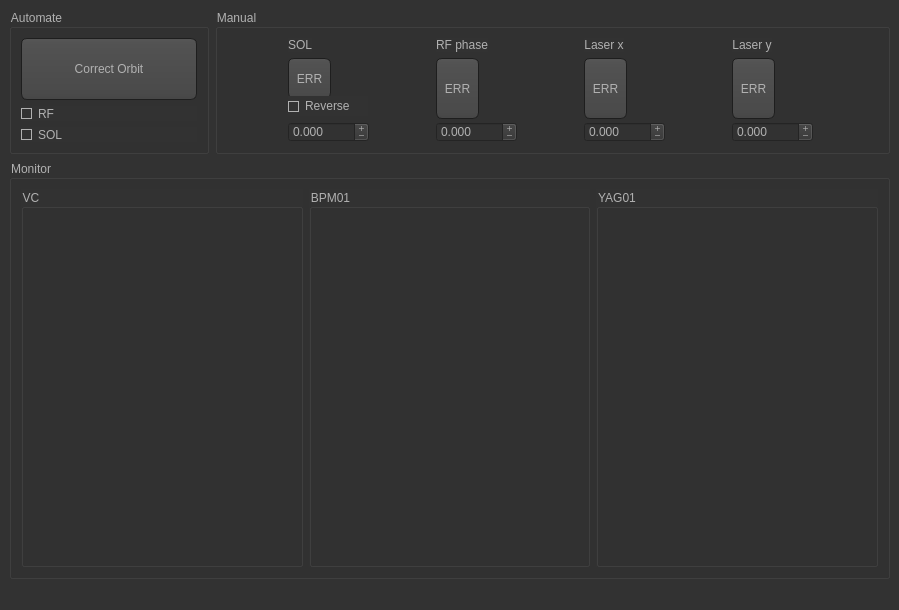
<?xml version="1.0" encoding="UTF-8"?>
<ui version="4.0">
 <class>MainWindow</class>
 <widget class="QMainWindow" name="MainWindow">
  <property name="geometry">
   <rect>
    <x>0</x>
    <y>0</y>
    <width>899</width>
    <height>610</height>
   </rect>
  </property>
  <property name="sizePolicy">
   <sizepolicy hsizetype="Minimum" vsizetype="Minimum">
    <horstretch>0</horstretch>
    <verstretch>0</verstretch>
   </sizepolicy>
  </property>
  <property name="windowTitle">
   <string>MainWindow</string>
  </property>
  <property name="styleSheet">
   <string notr="true">QToolTip
{
     border: 1px solid black;
     background-color: #ffa02f;
     padding: 1px;
     border-radius: 3px;
     opacity: 100;
}

QWidget
{
    color: #b1b1b1;
    background-color: #323232;
}

QWidget:item:hover
{
    background-color: QLinearGradient( x1: 0, y1: 0, x2: 0, y2: 1, stop: 0 #ffa02f, stop: 1 #ca0619);
    color: #000000;
}

QWidget:item:selected
{
    background-color: QLinearGradient( x1: 0, y1: 0, x2: 0, y2: 1, stop: 0 #ffa02f, stop: 1 #d7801a);
}

QMenuBar::item
{
    background: transparent;
}

QMenuBar::item:selected
{
    background: transparent;
    border: 1px solid #ffaa00;
}

QMenuBar::item:pressed
{
    background: #444;
    border: 1px solid #000;
    background-color: QLinearGradient(
        x1:0, y1:0,
        x2:0, y2:1,
        stop:1 #212121,
        stop:0.4 #343434/*,
        stop:0.2 #343434,
        stop:0.1 #ffaa00*/
    );
    margin-bottom:-1px;
    padding-bottom:1px;
}

QMenu
{
    border: 1px solid #000;
}

QMenu::item
{
    padding: 2px 20px 2px 20px;
}

QMenu::item:selected
{
    color: #000000;
}

QWidget:disabled
{
    color: #404040;
    background-color: #323232;
}

QAbstractItemView
{
    background-color: QLinearGradient( x1: 0, y1: 0, x2: 0, y2: 1, stop: 0 #4d4d4d, stop: 0.1 #646464, stop: 1 #5d5d5d);
}

QWidget:focus
{
    /*border: 2px solid QLinearGradient( x1: 0, y1: 0, x2: 0, y2: 1, stop: 0 #ffa02f, stop: 1 #d7801a);*/
}

QLineEdit
{
    background-color: QLinearGradient( x1: 0, y1: 0, x2: 0, y2: 1, stop: 0 #4d4d4d, stop: 0 #646464, stop: 1 #5d5d5d);
    padding: 1px;
    border-style: solid;
    border: 1px solid #1e1e1e;
    border-radius: 5;
}

QPushButton
{
    color: #b1b1b1;
    background-color: QLinearGradient( x1: 0, y1: 0, x2: 0, y2: 1, stop: 0 #565656, stop: 0.1 #525252, stop: 0.5 #4e4e4e, stop: 0.9 #4a4a4a, stop: 1 #464646);
    border-width: 1px;
    border-color: #1e1e1e;
    border-style: solid;
    border-radius: 6;
    padding: 3px;
    font-size: 12px;
    padding-left: 5px;
    padding-right: 5px;
}

QPushButton:pressed
{
    background-color: QLinearGradient( x1: 0, y1: 0, x2: 0, y2: 1, stop: 0 #2d2d2d, stop: 0.1 #2b2b2b, stop: 0.5 #292929, stop: 0.9 #282828, stop: 1 #252525);
}

QComboBox
{
    selection-background-color: #ffaa00;
    background-color: QLinearGradient( x1: 0, y1: 0, x2: 0, y2: 1, stop: 0 #565656, stop: 0.1 #525252, stop: 0.5 #4e4e4e, stop: 0.9 #4a4a4a, stop: 1 #464646);
    border-style: solid;
    border: 1px solid #1e1e1e;
    border-radius: 5;
}

QComboBox:hover,QPushButton:hover
{
    border: 2px solid QLinearGradient( x1: 0, y1: 0, x2: 0, y2: 1, stop: 0 #ffa02f, stop: 1 #d7801a);
}


QComboBox:on
{
    padding-top: 3px;
    padding-left: 4px;
    background-color: QLinearGradient( x1: 0, y1: 0, x2: 0, y2: 1, stop: 0 #2d2d2d, stop: 0.1 #2b2b2b, stop: 0.5 #292929, stop: 0.9 #282828, stop: 1 #252525);
    selection-background-color: #ffaa00;
}

QComboBox QAbstractItemView
{
    border: 2px solid darkgray;
    selection-background-color: QLinearGradient( x1: 0, y1: 0, x2: 0, y2: 1, stop: 0 #ffa02f, stop: 1 #d7801a);
}

QComboBox::drop-down
{
     subcontrol-origin: padding;
     subcontrol-position: top right;
     width: 15px;

     border-left-width: 0px;
     border-left-color: darkgray;
     border-left-style: solid; /* just a single line */
     border-top-right-radius: 3px; /* same radius as the QComboBox */
     border-bottom-right-radius: 3px;
 }

QComboBox::down-arrow
{
     image: url(:/down_arrow.png);
}

QGroupBox:focus
{
border: 2px solid QLinearGradient( x1: 0, y1: 0, x2: 0, y2: 1, stop: 0 #ffa02f, stop: 1 #d7801a);
}

QTextEdit:focus
{
    border: 2px solid QLinearGradient( x1: 0, y1: 0, x2: 0, y2: 1, stop: 0 #ffa02f, stop: 1 #d7801a);
}

QScrollBar:horizontal {
     border: 1px solid #222222;
     background: QLinearGradient( x1: 0, y1: 0, x2: 0, y2: 1, stop: 0.0 #121212, stop: 0.2 #282828, stop: 1 #484848);
     height: 7px;
     margin: 0px 16px 0 16px;
}

QScrollBar::handle:horizontal
{
      background: QLinearGradient( x1: 0, y1: 0, x2: 1, y2: 0, stop: 0 #ffa02f, stop: 0.5 #d7801a, stop: 1 #ffa02f);
      min-height: 20px;
      border-radius: 2px;
}

QScrollBar::add-line:horizontal {
      border: 1px solid #1b1b19;
      border-radius: 2px;
      background: QLinearGradient( x1: 0, y1: 0, x2: 1, y2: 0, stop: 0 #ffa02f, stop: 1 #d7801a);
      width: 14px;
      subcontrol-position: right;
      subcontrol-origin: margin;
}

QScrollBar::sub-line:horizontal {
      border: 1px solid #1b1b19;
      border-radius: 2px;
      background: QLinearGradient( x1: 0, y1: 0, x2: 1, y2: 0, stop: 0 #ffa02f, stop: 1 #d7801a);
      width: 14px;
     subcontrol-position: left;
     subcontrol-origin: margin;
}

QScrollBar::right-arrow:horizontal, QScrollBar::left-arrow:horizontal
{
      border: 1px solid black;
      width: 1px;
      height: 1px;
      background: white;
}

QScrollBar::add-page:horizontal, QScrollBar::sub-page:horizontal
{
      background: none;
}

QScrollBar:vertical
{
      background: QLinearGradient( x1: 0, y1: 0, x2: 1, y2: 0, stop: 0.0 #121212, stop: 0.2 #282828, stop: 1 #484848);
      width: 7px;
      margin: 16px 0 16px 0;
      border: 1px solid #222222;
}

QScrollBar::handle:vertical
{
      background: QLinearGradient( x1: 0, y1: 0, x2: 0, y2: 1, stop: 0 #ffa02f, stop: 0.5 #d7801a, stop: 1 #ffa02f);
      min-height: 20px;
      border-radius: 2px;
}

QScrollBar::add-line:vertical
{
      border: 1px solid #1b1b19;
      border-radius: 2px;
      background: QLinearGradient( x1: 0, y1: 0, x2: 0, y2: 1, stop: 0 #ffa02f, stop: 1 #d7801a);
      height: 14px;
      subcontrol-position: bottom;
      subcontrol-origin: margin;
}

QScrollBar::sub-line:vertical
{
      border: 1px solid #1b1b19;
      border-radius: 2px;
      background: QLinearGradient( x1: 0, y1: 0, x2: 0, y2: 1, stop: 0 #d7801a, stop: 1 #ffa02f);
      height: 14px;
      subcontrol-position: top;
      subcontrol-origin: margin;
}

QScrollBar::up-arrow:vertical, QScrollBar::down-arrow:vertical
{
      border: 1px solid black;
      width: 1px;
      height: 1px;
      background: white;
}


QScrollBar::add-page:vertical, QScrollBar::sub-page:vertical
{
      background: none;
}

QTextEdit
{
    background-color: #242424;
}

QPlainTextEdit
{
    background-color: #242424;
}

QHeaderView::section
{
    background-color: QLinearGradient(x1:0, y1:0, x2:0, y2:1, stop:0 #616161, stop: 0.5 #505050, stop: 0.6 #434343, stop:1 #656565);
    color: white;
    padding-left: 4px;
    border: 1px solid #6c6c6c;
}

QCheckBox:disabled
{
color: #414141;
}

QDockWidget::title
{
    text-align: center;
    spacing: 3px; /* spacing between items in the tool bar */
    background-color: QLinearGradient(x1:0, y1:0, x2:0, y2:1, stop:0 #323232, stop: 0.5 #242424, stop:1 #323232);
}

QDockWidget::close-button, QDockWidget::float-button
{
    text-align: center;
    spacing: 1px; /* spacing between items in the tool bar */
    background-color: QLinearGradient(x1:0, y1:0, x2:0, y2:1, stop:0 #323232, stop: 0.5 #242424, stop:1 #323232);
}

QDockWidget::close-button:hover, QDockWidget::float-button:hover
{
    background: #242424;
}

QDockWidget::close-button:pressed, QDockWidget::float-button:pressed
{
    padding: 1px -1px -1px 1px;
}

QMainWindow::separator
{
    background-color: QLinearGradient(x1:0, y1:0, x2:0, y2:1, stop:0 #161616, stop: 0.5 #151515, stop: 0.6 #212121, stop:1 #343434);
    color: white;
    padding-left: 4px;
    border: 1px solid #4c4c4c;
    spacing: 3px; /* spacing between items in the tool bar */
}

QMainWindow::separator:hover
{

    background-color: QLinearGradient(x1:0, y1:0, x2:0, y2:1, stop:0 #d7801a, stop:0.5 #b56c17 stop:1 #ffa02f);
    color: white;
    padding-left: 4px;
    border: 1px solid #6c6c6c;
    spacing: 3px; /* spacing between items in the tool bar */
}

QToolBar::handle
{
     spacing: 3px; /* spacing between items in the tool bar */
     background: url(:/images/handle.png);
}

QMenu::separator
{
    height: 2px;
    background-color: QLinearGradient(x1:0, y1:0, x2:0, y2:1, stop:0 #161616, stop: 0.5 #151515, stop: 0.6 #212121, stop:1 #343434);
    color: white;
    padding-left: 4px;
    margin-left: 10px;
    margin-right: 5px;
}

QProgressBar
{
    border: 2px solid grey;
    border-radius: 5px;
    text-align: center;
}

QProgressBar::chunk
{
    background-color: #d7801a;
    width: 2.15px;
    margin: 0.5px;
}

QTabBar::tab {
    color: #b1b1b1;
    border: 1px solid #444;
    border-bottom-style: none;
    background-color: #323232;
    padding-left: 10px;
    padding-right: 10px;
    padding-top: 3px;
    padding-bottom: 2px;
    margin-right: -1px;
}

QTabWidget::pane {
    border: 1px solid #444;
    top: 1px;
}

QTabBar::tab:last
{
    margin-right: 0; /* the last selected tab has nothing to overlap with on the right */
    border-top-right-radius: 3px;
}

QTabBar::tab:first:!selected
{
 margin-left: 0px; /* the last selected tab has nothing to overlap with on the right */


    border-top-left-radius: 3px;
}

QTabBar::tab:!selected
{
    color: #b1b1b1;
    border-bottom-style: solid;
    margin-top: 3px;
    background-color: QLinearGradient(x1:0, y1:0, x2:0, y2:1, stop:1 #212121, stop:.4 #343434);
}

QTabBar::tab:selected
{
    border-top-left-radius: 3px;
    border-top-right-radius: 3px;
    margin-bottom: 0px;
}

QTabBar::tab:!selected:hover
{
    /*border-top: 2px solid #ffaa00;
    padding-bottom: 3px;*/
    border-top-left-radius: 3px;
    border-top-right-radius: 3px;
    background-color: QLinearGradient(x1:0, y1:0, x2:0, y2:1, stop:1 #212121, stop:0.4 #343434, stop:0.2 #343434, stop:0.1 #ffaa00);
}

QRadioButton::indicator:checked, QRadioButton::indicator:unchecked{
    color: #b1b1b1;
    background-color: #323232;
    border: 1px solid #b1b1b1;
    border-radius: 6px;
}

QRadioButton::indicator:checked
{
    background-color: qradialgradient(
        cx: 0.5, cy: 0.5,
        fx: 0.5, fy: 0.5,
        radius: 1.0,
        stop: 0.25 #ffaa00,
        stop: 0.3 #323232
    );
}

QCheckBox::indicator{
    color: #b1b1b1;
    background-color: #323232;
    border: 1px solid #b1b1b1;
    width: 9px;
    height: 9px;
}

QRadioButton::indicator
{
    border-radius: 6px;
}

QRadioButton::indicator:hover, QCheckBox::indicator:hover
{
    border: 1px solid #ffaa00;
}

QCheckBox::indicator:checked
{
    background-color: qradialgradient(
        cx: 0.5, cy: 0.5,
        fx: 0.5, fy: 0.5,
        radius: 1.0,
        stop: 0.25 #ffaa00,
        stop: 0.3 #323232
    );
    image:url(:/images/checkbox.png);
}

QCheckBox::indicator:disabled, QRadioButton::indicator:disabled
{
    border: 1px solid #444;
}</string>
  </property>
  <widget class="QWidget" name="centralwidget">
   <layout class="QGridLayout" name="gridLayout_2">
    <item row="0" column="0">
     <widget class="QGroupBox" name="autogroupBox">
      <property name="sizePolicy">
       <sizepolicy hsizetype="Preferred" vsizetype="MinimumExpanding">
        <horstretch>0</horstretch>
        <verstretch>0</verstretch>
       </sizepolicy>
      </property>
      <property name="maximumSize">
       <size>
        <width>200</width>
        <height>145</height>
       </size>
      </property>
      <property name="title">
       <string>Automate</string>
      </property>
      <layout class="QVBoxLayout" name="verticalLayout">
       <item>
        <widget class="QPushButton" name="autopushButton">
         <property name="enabled">
          <bool>true</bool>
         </property>
         <property name="sizePolicy">
          <sizepolicy hsizetype="MinimumExpanding" vsizetype="Minimum">
           <horstretch>0</horstretch>
           <verstretch>0</verstretch>
          </sizepolicy>
         </property>
         <property name="minimumSize">
          <size>
           <width>2</width>
           <height>2</height>
          </size>
         </property>
         <property name="maximumSize">
          <size>
           <width>281</width>
           <height>150</height>
          </size>
         </property>
         <property name="text">
          <string>Correct Orbit</string>
         </property>
        </widget>
       </item>
       <item>
        <widget class="QCheckBox" name="checkBox_2">
         <property name="text">
          <string>RF</string>
         </property>
        </widget>
       </item>
       <item>
        <widget class="QCheckBox" name="checkBox">
         <property name="text">
          <string>SOL</string>
         </property>
        </widget>
       </item>
      </layout>
     </widget>
    </item>
    <item row="0" column="1">
     <widget class="QGroupBox" name="manualgroupBox">
      <property name="maximumSize">
       <size>
        <width>16777215</width>
        <height>145</height>
       </size>
      </property>
      <property name="title">
       <string>Manual</string>
      </property>
      <layout class="QGridLayout" name="gridLayout">
       <item row="0" column="0">
        <widget class="QLabel" name="SOLlabel">
         <property name="sizePolicy">
          <sizepolicy hsizetype="Fixed" vsizetype="Fixed">
           <horstretch>0</horstretch>
           <verstretch>0</verstretch>
          </sizepolicy>
         </property>
         <property name="text">
          <string>SOL</string>
         </property>
         <property name="alignment">
          <set>Qt::AlignCenter</set>
         </property>
        </widget>
       </item>
       <item row="0" column="1">
        <widget class="QLabel" name="name_5">
         <property name="sizePolicy">
          <sizepolicy hsizetype="Fixed" vsizetype="Fixed">
           <horstretch>0</horstretch>
           <verstretch>0</verstretch>
          </sizepolicy>
         </property>
         <property name="text">
          <string>RF phase</string>
         </property>
         <property name="alignment">
          <set>Qt::AlignCenter</set>
         </property>
        </widget>
       </item>
       <item row="0" column="2">
        <widget class="QLabel" name="name_3">
         <property name="sizePolicy">
          <sizepolicy hsizetype="Fixed" vsizetype="Fixed">
           <horstretch>0</horstretch>
           <verstretch>0</verstretch>
          </sizepolicy>
         </property>
         <property name="text">
          <string>Laser x</string>
         </property>
         <property name="alignment">
          <set>Qt::AlignCenter</set>
         </property>
        </widget>
       </item>
       <item row="0" column="3">
        <widget class="QLabel" name="name_6">
         <property name="sizePolicy">
          <sizepolicy hsizetype="Fixed" vsizetype="Fixed">
           <horstretch>0</horstretch>
           <verstretch>0</verstretch>
          </sizepolicy>
         </property>
         <property name="text">
          <string>Laser y</string>
         </property>
         <property name="alignment">
          <set>Qt::AlignCenter</set>
         </property>
        </widget>
       </item>
       <item row="1" column="0">
        <widget class="QPushButton" name="Mag_PSU_State_Button">
         <property name="sizePolicy">
          <sizepolicy hsizetype="Fixed" vsizetype="Fixed">
           <horstretch>0</horstretch>
           <verstretch>0</verstretch>
          </sizepolicy>
         </property>
         <property name="minimumSize">
          <size>
           <width>43</width>
           <height>41</height>
          </size>
         </property>
         <property name="maximumSize">
          <size>
           <width>40</width>
           <height>16777215</height>
          </size>
         </property>
         <property name="text">
          <string>ERR</string>
         </property>
         <property name="autoDefault">
          <bool>false</bool>
         </property>
         <property name="default">
          <bool>false</bool>
         </property>
        </widget>
       </item>
       <item row="1" column="1" rowspan="2">
        <widget class="QPushButton" name="Mag_PSU_State_Button_5">
         <property name="sizePolicy">
          <sizepolicy hsizetype="Fixed" vsizetype="Fixed">
           <horstretch>0</horstretch>
           <verstretch>0</verstretch>
          </sizepolicy>
         </property>
         <property name="minimumSize">
          <size>
           <width>43</width>
           <height>61</height>
          </size>
         </property>
         <property name="maximumSize">
          <size>
           <width>40</width>
           <height>16777215</height>
          </size>
         </property>
         <property name="text">
          <string>ERR</string>
         </property>
         <property name="autoDefault">
          <bool>false</bool>
         </property>
         <property name="default">
          <bool>false</bool>
         </property>
        </widget>
       </item>
       <item row="1" column="2" rowspan="2">
        <widget class="QPushButton" name="Mag_PSU_State_Button_3">
         <property name="sizePolicy">
          <sizepolicy hsizetype="Fixed" vsizetype="Fixed">
           <horstretch>0</horstretch>
           <verstretch>0</verstretch>
          </sizepolicy>
         </property>
         <property name="minimumSize">
          <size>
           <width>43</width>
           <height>61</height>
          </size>
         </property>
         <property name="maximumSize">
          <size>
           <width>40</width>
           <height>16777215</height>
          </size>
         </property>
         <property name="text">
          <string>ERR</string>
         </property>
         <property name="autoDefault">
          <bool>false</bool>
         </property>
         <property name="default">
          <bool>false</bool>
         </property>
        </widget>
       </item>
       <item row="1" column="3" rowspan="2">
        <widget class="QPushButton" name="Mag_PSU_State_Button_6">
         <property name="sizePolicy">
          <sizepolicy hsizetype="Fixed" vsizetype="Fixed">
           <horstretch>0</horstretch>
           <verstretch>0</verstretch>
          </sizepolicy>
         </property>
         <property name="minimumSize">
          <size>
           <width>43</width>
           <height>61</height>
          </size>
         </property>
         <property name="maximumSize">
          <size>
           <width>40</width>
           <height>16777215</height>
          </size>
         </property>
         <property name="text">
          <string>ERR</string>
         </property>
         <property name="autoDefault">
          <bool>false</bool>
         </property>
         <property name="default">
          <bool>false</bool>
         </property>
        </widget>
       </item>
       <item row="2" column="0">
        <widget class="QCheckBox" name="checkBox_3">
         <property name="minimumSize">
          <size>
           <width>41</width>
           <height>20</height>
          </size>
         </property>
         <property name="maximumSize">
          <size>
           <width>80</width>
           <height>20</height>
          </size>
         </property>
         <property name="text">
          <string>Reverse</string>
         </property>
        </widget>
       </item>
       <item row="3" column="0">
        <widget class="QDoubleSpinBox" name="SIValue">
         <property name="sizePolicy">
          <sizepolicy hsizetype="Fixed" vsizetype="Fixed">
           <horstretch>0</horstretch>
           <verstretch>0</verstretch>
          </sizepolicy>
         </property>
         <property name="minimumSize">
          <size>
           <width>41</width>
           <height>20</height>
          </size>
         </property>
         <property name="buttonSymbols">
          <enum>QAbstractSpinBox::PlusMinus</enum>
         </property>
         <property name="decimals">
          <number>3</number>
         </property>
         <property name="minimum">
          <double>-1000.000000000000000</double>
         </property>
         <property name="maximum">
          <double>1000.000000000000000</double>
         </property>
         <property name="singleStep">
          <double>0.001000000000000</double>
         </property>
        </widget>
       </item>
       <item row="3" column="1">
        <widget class="QDoubleSpinBox" name="SIValue_5">
         <property name="sizePolicy">
          <sizepolicy hsizetype="Fixed" vsizetype="Fixed">
           <horstretch>0</horstretch>
           <verstretch>0</verstretch>
          </sizepolicy>
         </property>
         <property name="minimumSize">
          <size>
           <width>41</width>
           <height>20</height>
          </size>
         </property>
         <property name="buttonSymbols">
          <enum>QAbstractSpinBox::PlusMinus</enum>
         </property>
         <property name="decimals">
          <number>3</number>
         </property>
         <property name="minimum">
          <double>-1000.000000000000000</double>
         </property>
         <property name="maximum">
          <double>1000.000000000000000</double>
         </property>
         <property name="singleStep">
          <double>0.001000000000000</double>
         </property>
        </widget>
       </item>
       <item row="3" column="2">
        <widget class="QDoubleSpinBox" name="SIValue_3">
         <property name="sizePolicy">
          <sizepolicy hsizetype="Fixed" vsizetype="Fixed">
           <horstretch>0</horstretch>
           <verstretch>0</verstretch>
          </sizepolicy>
         </property>
         <property name="minimumSize">
          <size>
           <width>41</width>
           <height>20</height>
          </size>
         </property>
         <property name="buttonSymbols">
          <enum>QAbstractSpinBox::PlusMinus</enum>
         </property>
         <property name="decimals">
          <number>3</number>
         </property>
         <property name="minimum">
          <double>-1000.000000000000000</double>
         </property>
         <property name="maximum">
          <double>1000.000000000000000</double>
         </property>
         <property name="singleStep">
          <double>0.001000000000000</double>
         </property>
        </widget>
       </item>
       <item row="3" column="3">
        <widget class="QDoubleSpinBox" name="SIValue_6">
         <property name="sizePolicy">
          <sizepolicy hsizetype="Fixed" vsizetype="Fixed">
           <horstretch>0</horstretch>
           <verstretch>0</verstretch>
          </sizepolicy>
         </property>
         <property name="minimumSize">
          <size>
           <width>41</width>
           <height>20</height>
          </size>
         </property>
         <property name="buttonSymbols">
          <enum>QAbstractSpinBox::PlusMinus</enum>
         </property>
         <property name="decimals">
          <number>3</number>
         </property>
         <property name="minimum">
          <double>-1000.000000000000000</double>
         </property>
         <property name="maximum">
          <double>1000.000000000000000</double>
         </property>
         <property name="singleStep">
          <double>0.001000000000000</double>
         </property>
        </widget>
       </item>
      </layout>
      <zorder>name_3</zorder>
      <zorder>SIValue_3</zorder>
      <zorder>Mag_PSU_State_Button_3</zorder>
      <zorder>name_6</zorder>
      <zorder>SIValue_6</zorder>
      <zorder>Mag_PSU_State_Button_6</zorder>
      <zorder>SOLlabel</zorder>
      <zorder>SIValue</zorder>
      <zorder>Mag_PSU_State_Button</zorder>
      <zorder>name_5</zorder>
      <zorder>SIValue_5</zorder>
      <zorder>Mag_PSU_State_Button_5</zorder>
      <zorder>checkBox_3</zorder>
     </widget>
    </item>
    <item row="1" column="0" colspan="2">
     <widget class="QGroupBox" name="monitorgroupBox">
      <property name="enabled">
       <bool>true</bool>
      </property>
      <property name="sizePolicy">
       <sizepolicy hsizetype="Minimum" vsizetype="Maximum">
        <horstretch>0</horstretch>
        <verstretch>0</verstretch>
       </sizepolicy>
      </property>
      <property name="minimumSize">
       <size>
        <width>0</width>
        <height>400</height>
       </size>
      </property>
      <property name="maximumSize">
       <size>
        <width>16777215</width>
        <height>1000</height>
       </size>
      </property>
      <property name="title">
       <string>Monitor</string>
      </property>
      <layout class="QHBoxLayout" name="horizontalLayout">
       <item>
        <widget class="QGroupBox" name="groupBox">
         <property name="title">
          <string>VC</string>
         </property>
        </widget>
       </item>
       <item>
        <widget class="QGroupBox" name="groupBox_2">
         <property name="title">
          <string>BPM01</string>
         </property>
        </widget>
       </item>
       <item>
        <widget class="QGroupBox" name="groupBox_3">
         <property name="title">
          <string>YAG01</string>
         </property>
        </widget>
       </item>
      </layout>
     </widget>
    </item>
   </layout>
  </widget>
  <widget class="QMenuBar" name="menubar">
   <property name="geometry">
    <rect>
     <x>0</x>
     <y>0</y>
     <width>899</width>
     <height>21</height>
    </rect>
   </property>
  </widget>
  <widget class="QStatusBar" name="statusbar"/>
 </widget>
 <resources/>
 <connections/>
</ui>
